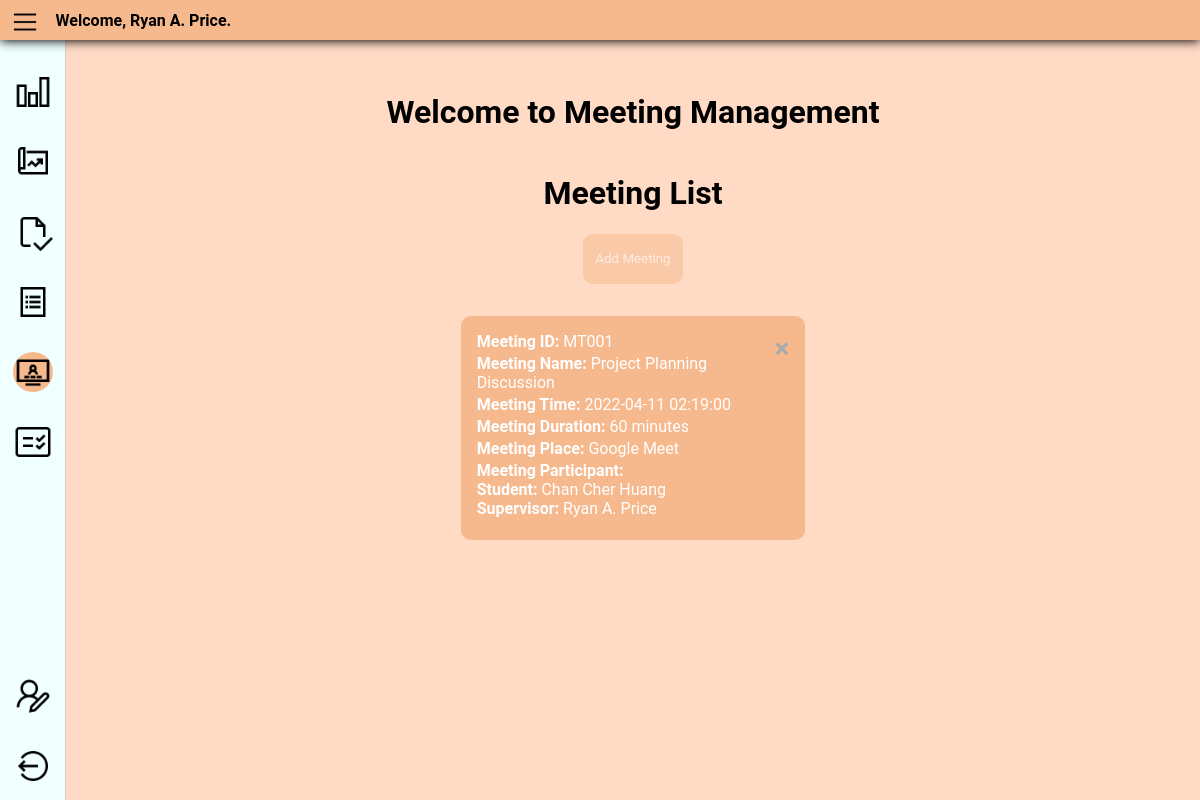
/supervisor/meeting_management.php (signed in), run on the app's committed database.
### tables this page shows
CREATE TABLE `Supervisor` (
  `SUPERVISOR_ID` varchar(10) NOT NULL,
  `NAME` varchar(90) DEFAULT NULL,
  `PASSWORD` varchar(70) NOT NULL,
  `AGE` decimal(10,0) DEFAULT NULL,
  `EMAIL` varchar(80) DEFAULT NULL,
  `PROFESSION` varchar(100) DEFAULT NULL,
  `ISVERIFIED` bit(1) DEFAULT NULL
);

CREATE TABLE `Meeting` (
  `MEET_ID` char(5) NOT NULL,
  `NAME` varchar(90) DEFAULT NULL,
  `PLACE` varchar(500) DEFAULT NULL,
  `TIME` timestamp NOT NULL DEFAULT current_timestamp() ON UPDATE current_timestamp(),
  `DURATION` decimal(4,0) DEFAULT NULL,
  `STUDENT_ID` varchar(20) NOT NULL,
  `SUPERVISOR_ID` varchar(20) NOT NULL
);

CREATE TABLE `Student` (
  `STUDENT_ID` varchar(10) NOT NULL,
  `NAME` varchar(90) DEFAULT NULL,
  `PASSWORD` varchar(70) NOT NULL,
  `AGE` decimal(10,0) DEFAULT NULL,
  `EMAIL` varchar(80) DEFAULT NULL,
  `ISVERIFIED` bit(1) DEFAULT NULL
);

### src/functions.php (called while the page is built, shortened)
<?php
function getStudentDatabyStudentID($con, $studentID)
{
    $getStudentName_query = $con->prepare("SELECT * FROM Student where STUDENT_ID = ?");
    $getStudentName_query->bind_param("s", $studentID);
    $getStudentName_query->execute();
    $getStudentName_query_result = $getStudentName_query->get_result();
    return mysqli_fetch_assoc($getStudentName_query_result);
}
function getSupervisorDatabySupervisorID($con, $supervisorID)
{
    $getSupervisorName_query = $con->prepare("SELECT * FROM Supervisor where SUPERVISOR_ID = ?");
    $getSupervisorName_query->bind_param("s", $supervisorID);
    $getSupervisorName_query->execute();
    $getSupervisorName_query_result = $getSupervisorName_query->get_result();
    return mysqli_fetch_assoc($getSupervisorName_query_result);
}
function checkLogin($con)
{
    if (isset($_SESSION['SUPERVISOR_ID'])) {
        $supervisor_id = $_SESSION['SUPERVISOR_ID'];
        $login_check_query_result = getSupervisorDatabySupervisorID($con, $supervisor_id);
        if ($login_check_query_result) {
            return $login_check_query_result;
        }
    } else if (isset($_SESSION['STUDENT_ID'])) {
        $student_id = $_SESSION['STUDENT_ID'];
        $login_check_query_result = getStudentDatabyStudentID($con, $student_id);
        if ($login_check_query_result) {
            return $login_check_query_result;
        }
    }
    die;
}

### supervisor/meeting_management.php (the view, shortened to what this page needs)
<?php
require("../src/functions.php");
require("../src/database.php");
$user_data = checkLogin($con);
?>
<!DOCTYPE html>
<html lang="en">
<head>
    <link rel="stylesheet" href="css/sidebar_header.css">
    <link rel="stylesheet" href="css/supervisor_meetingManagement.css">
</head>
<body>
    <header class="header">
        <img class="menu-icon" src="../src/icon/menu_128px.png" alt="menu icon" title="Menu">
        <div class="welcome-msg">
            Welcome, <?php echo $user_data['NAME'] ?>.
        </div>
    </header>
    <div class="container">
        <div class="sidebar">
            <div class="middle-sidebar">
                <ul class="sidebar-item-list">
                    <li>
                        <a href="dashboard.php"><img class="sidebar-item" src="../src/icon/goal_progress_128px.png" alt="goal setting & progress setting icon" title="Goal Setting & Progress Setting"></a>
                    </li>
                    <li>
                        <a href="project_proposal_management.php"><img class="sidebar-item" src="../src/icon/project_proposal_management_128px.png" alt="project proposal management icon" title="Project Proposal Management"></a>
                    </li>
                    <li>
                        <a href="project_proposal_approval.php"><img class="sidebar-item" src="../src/icon/approve_student_project.png" alt="project planning icon" title="Project Planning"></a>
                    </li>
                    <li>
                        <a href="student-to-project_assignment.php"><img class="sidebar-item" src="../src/icon/student-to-project_assignment_128px.png" alt="student-to-project assignment icon" title="Student-To-Project Assignment"></a>
                    </li>
                    <li>
                        <a><img class="sidebar-item selected" src="../src/icon/meeting_management_128px.png" alt="meeting management icon" title="Meeting Management"></a>
                    </li>
                    <li>
                        <a href="mark_sheets.php"><img class="sidebar-item" src="../src/icon/marking_128px.png" alt="marking icon" title="Mark Sheets"></a>
                    </li>
                </ul>
            </div>
            <div class="bottom-sidebar">
                <ul class="sidebar-item-list">
                    <li>
                        <a href="editProfile.php"><img class="sidebar-item" src="../src/icon/edit_profile_128px.png" alt="edit profile icon" title="Edit Profile"></a>
                    </li>
                    <li>
                        <a href="../src/logout.php"><img class="sidebar-item" src="../src/icon/logout_128px.png" alt="logout icon" title="Logout"></a>
                    </li>
                </ul>
            </div>
        </div>
        <div class="content">
            <div class="meeting-management-box">
                <h1 class="center">Welcome to Meeting Management</h1>
                <div class="meeting-list-box">
                    <h1>Meeting List</h1>
                    <button class="addMeet-btn">Add Meeting</button>
                    <?php
                    require("../src/database.php");
                    $getMeetingList_query = $con->prepare("SELECT * FROM Meeting where SUPERVISOR_ID = ?");
                    $getMeetingList_query->bind_param("s", $_SESSION['SUPERVISOR_ID']);
                    $getMeetingList_query->execute();
                    $getMeetingList_query_result = $getMeetingList_query->get_result();
                    $con->next_result();
                    if (mysqli_num_rows($getMeetingList_query_result) > 0) {
                        while ($row = $getMeetingList_query_result->fetch_assoc()) {
                            $studentData = getStudentDatabyStudentID($con, $row['STUDENT_ID']);
                            $supervisorData = getSupervisorDatabySupervisorID($con, $row['SUPERVISOR_ID']);
                            echo '
                                <div class="meeting-box">
                                    <span class="remove-meeting-btn" onclick="removeMeetingBtn(this)">&times;</span>
                                    <div id="meeting-id"> <b>Meeting ID:</b> ' . $row['MEET_ID'] . '</div>' .
                                '<div> <b>Meeting Name:</b> ' . $row['NAME'] . '</div>' .
                                '<div> <b>Meeting Time:</b> ' . $row['TIME'] . '</div>' .
                                '<div> <b>Meeting Duration:</b> ' . $row['DURATION'] . ' minutes' . '</div>' .
                                '<div> <b>Meeting Place:</b> ' . $row['PLACE'] . '</div>' .
                                '<div> <b>Meeting Participant:</b><br>
                                        <div>
                                            <b>Student:</b> ' . $studentData['NAME'] . '<br>
                                            <b>Supervisor:</b> ' . $supervisorData['NAME'] . '
                                        </div>
                                    </div>
                                </div>
                                ';
                        }
                    } else {
                        echo "<div class='meeting-box'>";
                        echo "<h2>NO MEETING</h2>";
                        echo "</div>";
                    }
                    ?>
                </div>
            </div>
        </div>
    </div>
</body>
</html>

### supervisor/css/sidebar_header.css (style rules this page uses)
:root { --bodyColour: #ffdac4; --containerColour: #f6b98e; --DarkercontainerColour: #ff8834; --shadowColour: #b14b02; --headerHeight: 40px; }
body { font-family: "Roboto", Verdana, Arial, sans-serif; background-color: var(--bodyColour); margin: 0; }
.header { background-color: var(--containerColour); position: sticky; top: 0; display: flex; height: var(--headerHeight); box-shadow: 0 1px 10px black; align-items: center; z-index: 9999; }
.menu-icon { width: 30px; height: 30px; padding-top: 0.3em; padding-left: 0.6em; }
.sidebar { flex-shrink: 0; overflow: hidden; background-color: azure; width: 65px; border-right: 1px solid lightgrey; display: flex; flex-direction: column; position: sticky; height: calc(100vh - var(--headerHeight)); left: 0; top: var(--headerHeight); }
.middle-sidebar { width: 100%; flex-grow: 1; overflow-y: auto; overflow-x: hidden; margin: 1rem 0; }
.bottom-sidebar { width: 100%; }
.container { display: flex; }
.sidebar-item-list { list-style: none; display: flex; flex-direction: column; align-items: center; margin: 0; padding: 0; }
.sidebar-item { width: 40px; height: 40px; margin-top: 1rem; margin-bottom: 10px; }
.content { display: flex; margin: 2rem; }
.center { text-align: center; }
.welcome-msg { display: inline; padding-left: 1rem; font-weight: bold; }
.sidebar-item.selected { background-color: var(--containerColour); border-radius: 100px; }

### supervisor/css/supervisor_meetingManagement.css (style rules this page uses)
.content { display: flex; justify-content: center; width: 100%; font-family: "Roboto", Verdana, Arial, sans-serif; }
.meeting-management-box { display: flex; flex-direction: column; }
.meeting-list-box { display: flex; flex-direction: column; align-items: center; font-family: "Roboto", Verdana, Arial, sans-serif; font-size: 100%; }
.meeting-box { justify-content: center; background-color: var(--containerColour); padding: 1rem; border-radius: 10px; margin-top: 2rem; color: white; }
.meeting-box div { padding-bottom: 3px; }
.addMeet-btn { font-family: "Roboto", Verdana, Arial, sans-serif; background-color: var(--containerColour); border-radius: 10px; border-width: 0; width: 100px; height: 50px; color: white; opacity: 50%; }
.remove-meeting-btn { color: #aaa; float: right; font-size: 28px; font-weight: bold; }

### data on the page
supervisor: NAME "Ryan A. Price"
meeting: MEET_ID "MT001", NAME "Project Planning Discussion", TIME "2022-04-11 02:19:00", DURATION "60", PLACE "Google Meet", STUDENT_ID.NAME "Chan Cher Huang", SUPERVISOR_ID.NAME "Ryan A. Price"
